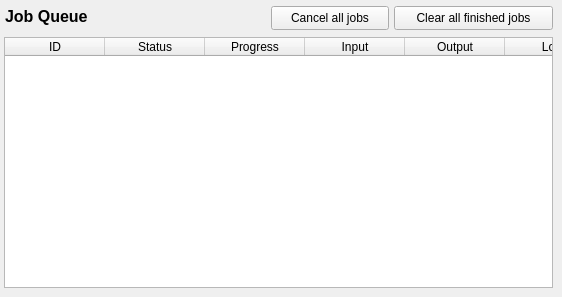
    <widget class="QWidget" name="JobTab">
     <attribute name="title">
      <string>Jobs</string>
     </attribute>
     <widget class="QTableWidget" name="JobQueue">
      <property name="geometry">
       <rect>
        <x>4</x>
        <y>37</y>
        <width>549</width>
        <height>251</height>
       </rect>
      </property>
      <property name="sizePolicy">
       <sizepolicy hsizetype="Fixed" vsizetype="Fixed">
        <horstretch>0</horstretch>
        <verstretch>0</verstretch>
       </sizepolicy>
      </property>
      <property name="focusPolicy">
       <enum>Qt::NoFocus</enum>
      </property>
      <property name="contextMenuPolicy">
       <enum>Qt::CustomContextMenu</enum>
      </property>
      <property name="horizontalScrollBarPolicy">
       <enum>Qt::ScrollBarAlwaysOff</enum>
      </property>
      <property name="editTriggers">
       <set>QAbstractItemView::NoEditTriggers</set>
      </property>
      <property name="selectionMode">
       <enum>QAbstractItemView::NoSelection</enum>
      </property>
      <property name="selectionBehavior">
       <enum>QAbstractItemView::SelectRows</enum>
      </property>
      <property name="cornerButtonEnabled">
       <bool>false</bool>
      </property>
      <property name="rowCount">
       <number>0</number>
      </property>
      <property name="columnCount">
       <number>6</number>
      </property>
      <attribute name="horizontalHeaderVisible">
       <bool>true</bool>
      </attribute>
      <attribute name="horizontalHeaderCascadingSectionResizes">
       <bool>false</bool>
      </attribute>
      <attribute name="horizontalHeaderMinimumSectionSize">
       <number>50</number>
      </attribute>
      <attribute name="horizontalHeaderDefaultSectionSize">
       <number>100</number>
      </attribute>
      <attribute name="horizontalHeaderHighlightSections">
       <bool>false</bool>
      </attribute>
      <attribute name="horizontalHeaderShowSortIndicator" stdset="0">
       <bool>false</bool>
      </attribute>
      <attribute name="horizontalHeaderStretchLastSection">
       <bool>true</bool>
      </attribute>
      <attribute name="verticalHeaderVisible">
       <bool>false</bool>
      </attribute>
      <attribute name="verticalHeaderCascadingSectionResizes">
       <bool>false</bool>
      </attribute>
      <attribute name="verticalHeaderMinimumSectionSize">
       <number>25</number>
      </attribute>
      <attribute name="verticalHeaderDefaultSectionSize">
       <number>25</number>
      </attribute>
      <attribute name="verticalHeaderHighlightSections">
       <bool>true</bool>
      </attribute>
      <attribute name="verticalHeaderShowSortIndicator" stdset="0">
       <bool>false</bool>
      </attribute>
      <attribute name="verticalHeaderStretchLastSection">
       <bool>false</bool>
      </attribute>
      <column>
       <property name="text">
        <string>ID</string>
       </property>
      </column>
      <column>
       <property name="text">
        <string>Status</string>
       </property>
      </column>
      <column>
       <property name="text">
        <string>Progress</string>
       </property>
      </column>
      <column>
       <property name="text">
        <string>Input</string>
       </property>
      </column>
      <column>
       <property name="text">
        <string>Output</string>
       </property>
      </column>
      <column>
       <property name="text">
        <string>Logs</string>
       </property>
      </column>
     </widget>
     <widget class="QLabel" name="JobQueueLabel">
      <property name="geometry">
       <rect>
        <x>5</x>
        <y>5</y>
        <width>83</width>
        <height>23</height>
       </rect>
      </property>
      <property name="font">
       <font>
        <pointsize>12</pointsize>
        <bold>true</bold>
       </font>
      </property>
      <property name="text">
       <string>Job Queue</string>
      </property>
     </widget>
     <widget class="QPushButton" name="ClearJobsBttn">
      <property name="geometry">
       <rect>
        <x>394</x>
        <y>6</y>
        <width>159</width>
        <height>24</height>
       </rect>
      </property>
      <property name="text">
       <string>Clear all finished jobs</string>
      </property>
     </widget>
     <widget class="QPushButton" name="CancelQueueBttn">
      <property name="geometry">
       <rect>
        <x>271</x>
        <y>6</y>
        <width>118</width>
        <height>24</height>
       </rect>
      </property>
      <property name="text">
       <string>Cancel all jobs</string>
      </property>
     </widget>
    </widget>
